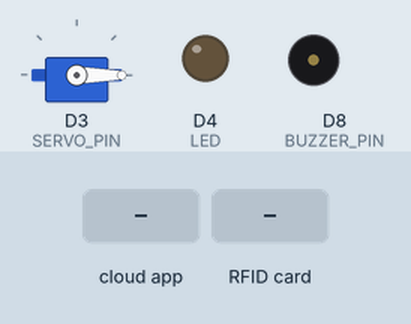
This sketch was run on a simulated ESP8266 (NodeMCU). Shown: servo, output pins drawn as LEDs (lit = HIGH), buzzer (waves = sounding). Inputs (shaded band) come from the test bench. WiFi joins after 1.5 s; servers stay silent unless stated; the local clock reads 2024-03-15 10:24:30 at power-on unless the sketch sets it; the Firebase database answers and starts empty; what the sketch prints to the serial monitor is not drawn.

Above: at 2.8 s.
2.9 s: the phone or cloud app sets status to 1
At 4.1 s:
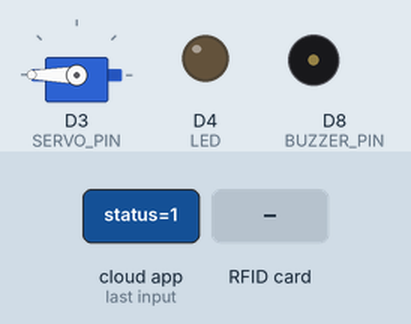
4.5 s: RFID card 00 00 11 11 held to the reader
At 6.5 s:
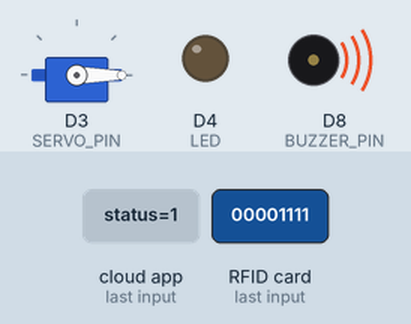
7.5 s: RFID card DD 7A D5 05 held to the reader
At 8.7 s:
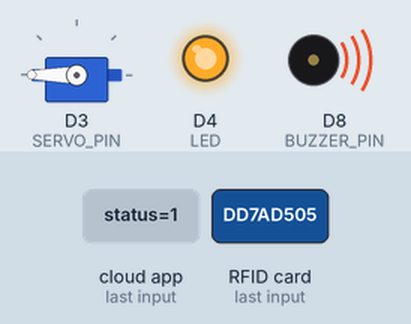
9.3 s: RFID card D9 F2 6A 05 held to the reader
Timing chart, 0 to 15.8 s (numbered marks = the images above; inputs shaded):
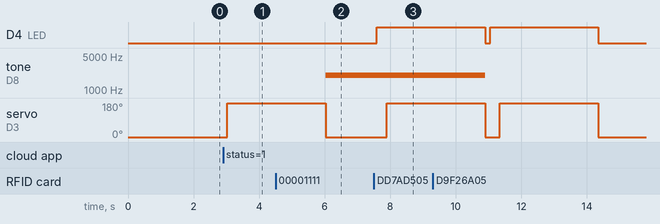

The sketch:

Exit_Gate.ino
```cpp
#include <ESP8266WiFi.h>
#include <Firebase_ESP_Client.h>
#include <SPI.h>
#include <MFRC522.h>
#include <Servo.h>
#include <time.h>

// ---------- PINS ----------
#define SS_PIN     D2
#define RST_PIN    D1
#define SERVO_PIN  D3
#define BUZZER_PIN D8
#define LED        D4 // Green LED for valid user

// ---------- WIFI ----------
const char* WIFI_SSID = "vivo Y29";
const char* WIFI_PASSWORD = "00001111";

// ---------- FIREBASE CONFIG ----------
#define API_KEY "AIzaSyDYFcMA_Y3Bw1fbI5qE29itBjr0KfzajW4"
#define DATABASE_URL "https://exit-gate-714e9-default-rtdb.asia-southeast1.firebasedatabase.app/"

FirebaseData fbdo;
FirebaseAuth auth;
FirebaseConfig config;

const char* USER_EMAIL = "danujadewnith@gmail.com";
const char* USER_PASSWORD = "Danuja2003@";

// ---------- RFID AUTH ----------
String authorizedUIDs[] = {"DD7AD505", "D9F26A05"};
String authorizedNames[] = {"Danuja", "Kulindu"};
int totalCards = 2;

// ---------- OBJECTS ----------
MFRC522 mfrc522(SS_PIN, RST_PIN);
Servo gateServo;

// ---------- BUZZER TIMERS ----------
bool invalidBuzzerActive = false;
unsigned long invalidBuzzerStart = 0;
const unsigned long invalidBuzzerDuration = 2000; // 2 seconds for invalid user

// ---------- FUNCTIONS ----------
String checkAuthorization(String uid) {
  uid.toUpperCase();
  for (int i = 0; i < totalCards; i++) {
    if (uid == authorizedUIDs[i]) return authorizedNames[i];
  }
  return "";
}

String getTimestamp() {
  time_t now = time(nullptr);
  struct tm* t = localtime(&now);
  char buffer[30];
  sprintf(buffer, "%04d-%02d-%02d %02d:%02d:%02d",
          t->tm_year + 1900, t->tm_mon + 1, t->tm_mday,
          t->tm_hour, t->tm_min, t->tm_sec);
  return String(buffer);
}

// ---------- FIREBASE ----------
void sendToFirebase(String name, String uid) {
  // Current status
  String livePath = "/CurrentStatus/" + uid;
  FirebaseJson liveData;
  liveData.set("name", name);
  liveData.set("uid", uid);
  liveData.set("time", getTimestamp());
  liveData.set("status", "EXIT");
  Firebase.RTDB.setJSON(&fbdo, livePath.c_str(), &liveData);

  // Exit logs
  String logPath = "/ExitLogs/" + String(millis());
  FirebaseJson logData;
  logData.set("name", name);
  logData.set("uid", uid);
  logData.set("time", getTimestamp());
  logData.set("status", "EXIT");
  Firebase.RTDB.setJSON(&fbdo, logPath.c_str(), &logData);
}

// ---------- BUZZER ----------
void startInvalidBuzzer() {
  tone(BUZZER_PIN, 2000);
  invalidBuzzerActive = true;
  invalidBuzzerStart = millis();
}

void handleBuzzers() {
  if (invalidBuzzerActive && millis() - invalidBuzzerStart >= invalidBuzzerDuration) {
    noTone(BUZZER_PIN);
    invalidBuzzerActive = false;
  }
}

// ---------- GATE ----------
void openGate(String name, String uid) {
  Serial.println("Opening gate for: " + name);
  sendToFirebase(name, uid);
  gateServo.write(180);
  delay(3000);
  gateServo.write(0);
}

// ---------- HANDLE WEB DOOR TOGGLE ----------
void handleDoorCommand() {
  if (Firebase.RTDB.getInt(&fbdo, "/door/status")) {
    int cmd = fbdo.intData();
    static int lastCmd = -1;
    if (cmd != lastCmd) {
      if (cmd == 1) {          // Open gate
        Serial.println("Gate opened from web!");
        gateServo.write(180);
        delay(3000);
        gateServo.write(0);
      } else if (cmd == 0) {   // Close gate
        Serial.println("Gate closed from web!");
        gateServo.write(0);
      }
      lastCmd = cmd;
    }
  }
}

// ---------- SETUP ----------
void setup() {
  Serial.begin(115200);
  pinMode(BUZZER_PIN, OUTPUT);
  pinMode(LED, OUTPUT);
  digitalWrite(LED, LOW); // LED off initially

  SPI.begin();
  mfrc522.PCD_Init();
  delay(100);

  gateServo.attach(SERVO_PIN);
  gateServo.write(0);

  WiFi.begin(WIFI_SSID, WIFI_PASSWORD);
  Serial.print("Connecting WiFi");
  while (WiFi.status() != WL_CONNECTED) {
    delay(300);
    Serial.print(".");
  }
  Serial.println("\nConnected: " + WiFi.localIP().toString());

  configTime(19800, 0, "pool.ntp.org");

  config.api_key = API_KEY;
  config.database_url = DATABASE_URL;
  auth.user.email = USER_EMAIL;
  auth.user.password = USER_PASSWORD;
  Firebase.begin(&config, &auth);
  Firebase.reconnectWiFi(true);

  Serial.println("Firebase Ready");
}

// ---------- LOOP ----------
void loop() {
  handleBuzzers();       // handle invalid buzzer timing
  handleDoorCommand();   // check web toggle

  if (!mfrc522.PICC_IsNewCardPresent()) return;
  if (!mfrc522.PICC_ReadCardSerial()) return;

  String uid = "";
  for (byte i = 0; i < mfrc522.uid.size; i++) {
    if (mfrc522.uid.uidByte[i] < 0x10) uid += "0";
    uid += String(mfrc522.uid.uidByte[i], HEX);
  }
  uid.toUpperCase();

  Serial.println("RFID EXIT SCAN: " + uid);

  String name = checkAuthorization(uid);

  if (name != "") {
    Serial.println("EXIT Granted: " + name);
    digitalWrite(LED, HIGH);   // Turn on green LED
    openGate(name, uid);
    digitalWrite(LED, LOW);    // Turn off LED after gate closes
  } else {
    Serial.println("EXIT DENIED");
    startInvalidBuzzer(); // Buzzer for invalid user
  }

  mfrc522.PICC_HaltA();
}
```

Measured:
- after the input at 2.9 s, servo on D3 (SERVO_PIN): 0° → 180° after 0.13 s
- after the input at 4.5 s, tone on D8 (BUZZER_PIN): silent → 2000 Hz after 1.5 s
- after the input at 7.5 s, D4 (LED): LOW → HIGH after 0.09 s; tone on D8 (BUZZER_PIN): stays 2000 Hz (without the input it goes to silent after 0.64 s); servo on D3 (SERVO_PIN): 0° → 180° after 0.39 s
